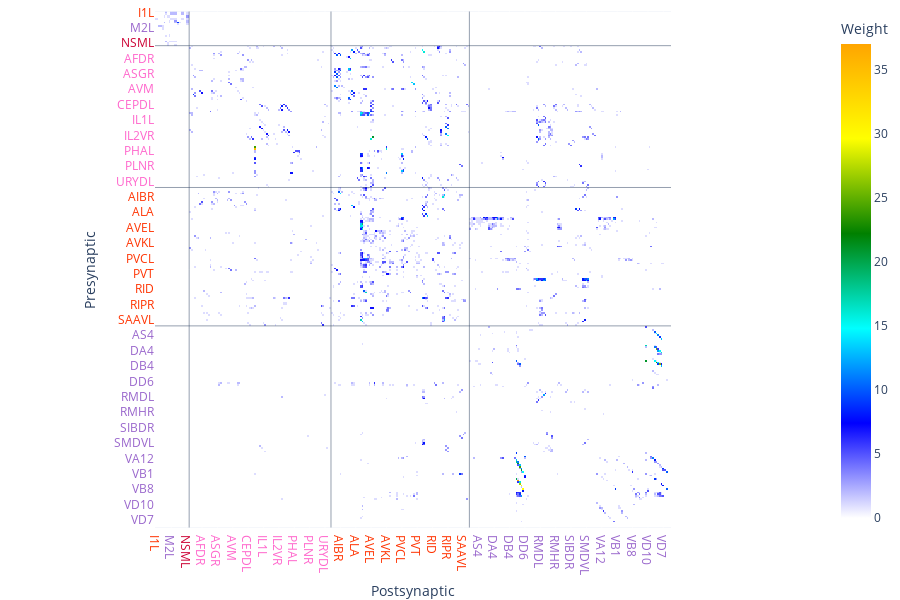

Write notebook code for a chart like this one.
### Code cell
from cect.ConnectomeView import NEURONS_VIEW as view

white_neurons = white_connectome_dataset.get_connectome_view(view)

synclass = "Chemical"
fig, _ = white_neurons.to_plotly_matrix_fig(list(view.synclass_sets.keys())[0], view)

import plotly.io as pio
print(pio.renderers.keys())
pio.renderers.default = 'jupyterlab'

fig.show()

### Figure 1 — Plotly figure (JSON) as saved in the notebook; plotly's stock layout.template omitted (floating-point values rounded to 4 significant figures; data arrays with more than 128 entries replaced by an {"elided": "..."} marker saying what was removed)
{"data": [{"coloraxis": "coloraxis", "hovertemplate": "<b>%{y}</b> -> <b>%{x}</b>: <b>%{z}</b><extra></extra> ", "name": "0", "type": "heatmap", "x": {"elided": "302 str values"}, "xaxis": "x", "y": {"elided": "302 str values"}, "yaxis": "y", "z": {"elided": "302x302 int values"}}], "layout": {"coloraxis": {"cmax": 37, "cmin": 0, "colorbar": {"title": {"text": "Weight"}}, "colorscale": [[0, "white"], [0.2, "blue"], [0.4, "cyan"], [0.6, "green"], [0.8, "yellow"], [1, "orange"]]}, "height": 600, "margin": {"b": 2, "l": 2, "r": 2, "t": 2}, "shapes": [{"line": {"width": 0.5}, "type": "line", "x0": 0, "x1": 1, "xref": "x domain", "y0": 19.5, "y1": 19.5, "yref": "y"}, {"line": {"width": 0.5}, "type": "line", "x0": 19.5, "x1": 19.5, "xref": "x", "y0": 0, "y1": 1, "yref": "y domain"}, {"line": {"width": 0.5}, "type": "line", "x0": 0, "x1": 1, "xref": "x domain", "y0": 102.5, "y1": 102.5, "yref": "y"}, {"line": {"width": 0.5}, "type": "line", "x0": 102.5, "x1": 102.5, "xref": "x", "y0": 0, "y1": 1, "yref": "y domain"}, {"line": {"width": 0.5}, "type": "line", "x0": 0, "x1": 1, "xref": "x domain", "y0": 183.5, "y1": 183.5, "yref": "y"}, {"line": {"width": 0.5}, "type": "line", "x0": 183.5, "x1": 183.5, "xref": "x", "y0": 0, "y1": 1, "yref": "y domain"}], "xaxis": {"anchor": "y", "constrain": "domain", "domain": [0, 1], "scaleanchor": "y", "title": {"text": "Postsynaptic"}}, "yaxis": {"anchor": "x", "autorange": "reversed", "constrain": "domain", "domain": [0, 1], "title": {"text": "Presynaptic"}}}}
